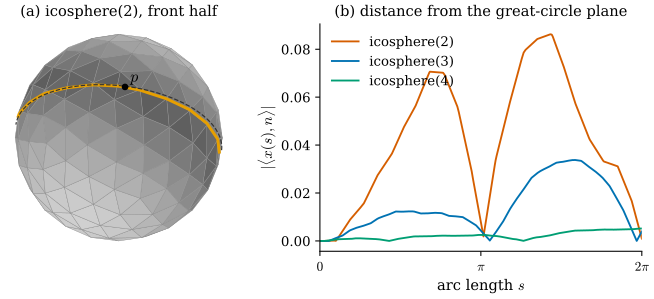

The script that saved this image:
"""Figure 44.3.2: discrete straightest geodesics on icospheres approach great circles (Section 44.3, Example 44.3.11).

Start: the barycentre p of face 5 of dgmesh.icosphere(level), direction d = unit(N_5 x (0.3, -0.2, 1)) (tangent to the
face). Traced with ch44.trace_straightest for length 2 pi. n = unit(p x d) is the normal of the plane through 0, p,
p + d, i.e. of the great circle with the same initial data (projected).
(a) icosphere(2) seen from the direction cos(60 deg) n + sin(60 deg) p/|p| (front faces only, painter's algorithm):
    the traced path (orange, no vertex hit) and the great circle of the unit sphere in the plane n^perp (gray
    dashed; the mesh lies inside the unit sphere, so the circle is drawn on top).
(b) the deviation |<x(s), n>| from the plane against arc length s for level 2, 3, 4.
Interactive version: icosphere(2) with the path and the great circle.
Self-checks: the path stays on the mesh (all points in a face plane), its length is 2 pi, max deviations are
0.0862, 0.0338, 0.0052 (decreasing).

Run from the project root: PYTHONPATH=tools python3 chapters/44-discrete-geodesics/figures/fig-44-3-2-icosphere-straightest.py
"""

import pathlib
import sys

import dgmesh as dm
import dgfig

dgfig.setup()
import matplotlib.pyplot as plt  # noqa: E402
import numpy as np  # noqa: E402
from matplotlib.collections import PolyCollection  # noqa: E402

sys.path.insert(0, str(pathlib.Path(__file__).resolve().parents[1] / "lib"))
import ch44  # noqa: E402

col = dgfig.COLORS
runs = {}
for level in (2, 3, 4):
    V, F = dm.icosphere(level)
    p = V[F[5]].mean(0)
    d = ch44.unit(np.cross(dm.face_normals(V, F)[5], [0.3, -0.2, 1.0]))
    res = ch44.trace_straightest(V, F, 5, p, d, 2 * np.pi)
    P = res["points"]
    assert abs(ch44.polyline_length(P) - 2 * np.pi) < 1e-9
    assert not any(e[0] == "vertex" for e in res["events"])
    n = ch44.unit(np.cross(p, d))
    s = np.concatenate([[0], np.cumsum(np.linalg.norm(np.diff(P, axis=0), axis=1))])
    runs[level] = (V, F, P, n, s, np.abs(P @ n))
    print(f"level {level}: max deviation {np.abs(P @ n).max():.4f}")
assert np.allclose([runs[k][5].max() for k in (2, 3, 4)], [0.0862, 0.0338, 0.0052], atol=5e-5)

V, F, P, n, s, dev = runs[2]
# camera: look along a direction close to n so the great circle appears as an ellipse
e1 = ch44.unit(np.cross(n, [0, 0, 1.0]))
e2 = np.cross(n, e1)
view = ch44.unit(np.cos(np.radians(60)) * n + np.sin(np.radians(60)) * ch44.unit(P[0]))
right = ch44.unit(np.cross([0, 0, 1.0], view)) if abs(view[2]) < 0.99 else e1
up = np.cross(view, right)
proj = lambda X: np.stack([X @ right, X @ up], -1)  # noqa: E731
fig, (axa, axb) = plt.subplots(1, 2, figsize=(7.0, 3.2), gridspec_kw={"width_ratios": [1.0, 1.25]})
Nf = dm.face_normals(V, F)
vis = Nf @ view > 0
order = np.argsort((V[F].mean(1) @ view))
order = order[vis[order]]
shade = dm.shade(V, F, dm.hex_to_rgb(col["surface"]))
axa.add_collection(PolyCollection(proj(V[F[order]]), facecolors=shade[order], edgecolors="#888888", linewidths=0.3))
tt = np.linspace(0, 2 * np.pi, 400)
G = (np.outer(np.cos(tt), e1) + np.outer(np.sin(tt), e2))
for X, kw in ((P, dict(color=col["accent"], lw=2.2)), (G, dict(color="#333333", lw=0.9, ls="--"))):
    front = X @ view > 0
    Q = proj(X)
    axa.plot(np.where(front, Q[:, 0], np.nan), np.where(front, Q[:, 1], np.nan), **kw)
assert P[0] @ view > 0
axa.plot(*proj(P[0]), "o", color=col["main"], ms=4)
axa.text(*(proj(P[0]) + [0.05, 0.05]), r"$p$", fontsize=12)
axa.set_aspect("equal")
axa.set_axis_off()
axa.set_title("(a) icosphere(2), front half", fontsize=11)
for level, c in ((2, col["normal"]), (3, col["tangent"]), (4, col["third"])):
    axb.plot(runs[level][4], runs[level][5], color=c, lw=1.4, label=f"icosphere({level})")
axb.set_xlabel(r"arc length $s$")
axb.set_ylabel(r"$|\langle x(s), n\rangle|$")
axb.set_xlim(0, 2 * np.pi)
axb.set_xticks([0, np.pi, 2 * np.pi])
axb.set_xticklabels([r"$0$", r"$\pi$", r"$2\pi$"])
axb.legend(frameon=False, loc="upper left")
axb.spines[["top", "right"]].set_visible(False)
axb.set_title("(b) distance from the great-circle plane", fontsize=11)
fig.subplots_adjust(left=0.01, right=0.98, top=0.9, bottom=0.16, wspace=0.25)
dgfig.save(fig, __file__)

import plotly.graph_objects as go  # noqa: E402
traces = [dm.plotly_mesh(V, F, color="#D0D0D0", name="icosphere(2)"), dm.plotly_edges(V, F, width=1.0),
          go.Scatter3d(x=P[:, 0], y=P[:, 1], z=P[:, 2], mode="lines", line=dict(color=col["accent"], width=6),
                       name="straightest geodesic"),
          go.Scatter3d(x=G[:, 0], y=G[:, 1], z=G[:, 2], mode="lines", line=dict(color=col["aux"], width=3, dash="dash"),
                       name="great circle")]
dm.plotly_save(traces, __file__, "icosphere(2): discrete straightest geodesic (orange) and great circle (dashed)",
               "fig-44-3-2")
